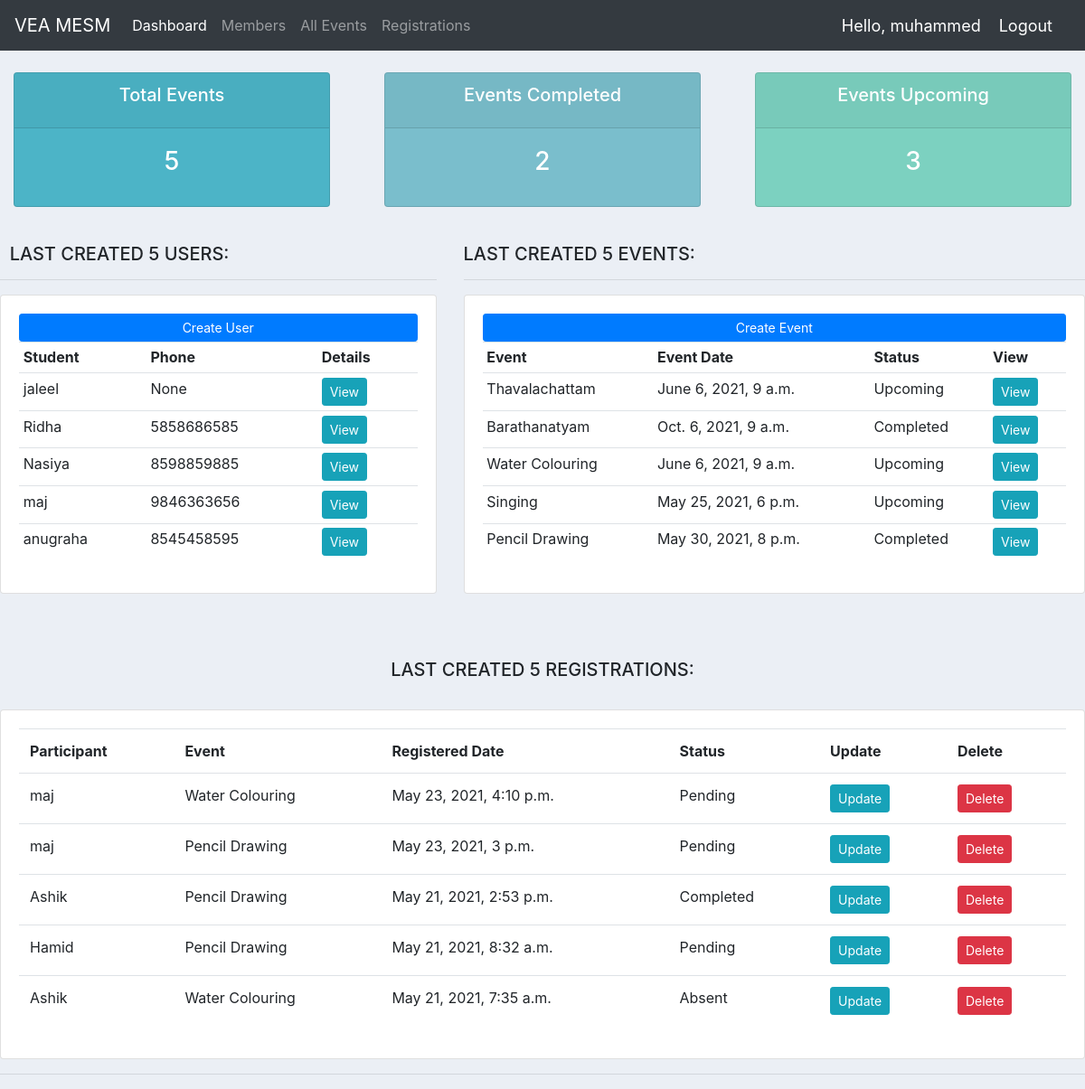
The app's page / (signed in) with its own data.
### accounts/models.py (models this page shows, shortened)
class Participant(models.Model):
    user = models.OneToOneField(User, null=True, on_delete=models.CASCADE)
    name = models.CharField(max_length=200, null=True)
    phone = models.CharField(max_length=200, null=True)
    email = models.CharField(max_length=200, null=True)
    date_created = models.DateTimeField(auto_now_add=True, null=True)
    def __str__(self):
        return self.name

class Event(models.Model):
    STATUS = (
        ('Ongoing', 'Ongoing'),
        ('Completed', 'Completed'),
        ('Upcoming', 'Upcoming'),
    )
    name = models.CharField(max_length=200, null=True)
    location = models.CharField(max_length=200, null=True)
    status = models.CharField(max_length=200, null=True, choices=STATUS)
    description = models.CharField(max_length=200, null=True, blank=True)
    date = models.DateTimeField(blank=True, null=True)
    def __str__(self):
        return self.name

class Event_Member(models.Model):
    STATUS = (
        ('Pending', 'Pending'),
        ('Completed', 'Completed'),
        ('Absent', 'Absent'),
    )
    participant = models.ForeignKey(Participant, null=True, on_delete=models.CASCADE)
    event = models.ForeignKey(Event, null=True, on_delete=models.CASCADE)
    date_created = models.DateTimeField(auto_now_add=True, null=True)
    status = models.CharField(max_length=200, null=True, choices=STATUS)

### accounts/decorators.py (the view)
    def wrapper_function(request, *args, **kwargs):
        group = None
        if request.user.groups.exists():
            group = request.user.groups.all()[0].name
        if group == 'customer':
            return redirect('user-page')
        if group == 'admin':
            return view_func(request, *args, **kwargs)

### accounts/templates/accounts/dashboard.html
{% extends 'accounts/main.html' %}
{% block content %}
{% include 'accounts/status.html' %}
<br>
   <div class="row">
	<div class="col-md-5">
		<h5> &nbsp LAST CREATED 5 USERS:</h5>
		<hr>
		<div class="card card-body">
			<a class="btn btn-primary  btn-sm btn-block" href="{% url 'create_participant'%}">Create User</a>
			<table class="table table-sm">
				<tr>
					<th>Student</th>
					<th>Phone</th>
					<th>Details</th>
				</tr>
				{% for participant in last_five1 %}
				<tr>
					<td>{{participant.name}}</td>
					<td>{{participant.phone}}</td>
					<td><a class="btn btn-sm btn-info" href="{% url 'participant' participant.id %}">View</a></td>
				</tr>
				{% endfor %}
			</table>
		</div>
	</div>
	<div class="col-md-7">
		<h5>LAST CREATED 5 EVENTS:</h5>
		<hr>
		<div class="card card-body">
			<a class="btn btn-primary  btn-sm btn-block" href="{% url 'create_event'%}">Create Event</a>
			<table class="table table-sm">
				<tr>
					<th>Event</th>
					<th>Event Date</th>
					<th>Status</th>
					<th>View</th>
				</tr>
				{% for event in last_five %}
				<tr>
					<td>{{event.name}}</td>
					<td>{{event.date}}</td>
					<td>{{event.status}}</td>
					<td><a class="btn btn-sm btn-info" href="{% url 'event' event.id %}">View</a></td>
				</tr>
				{% endfor %}
			</table>
		</div>
	</div>
</div>
    		<br>
<br>
		<div class="row">
			<div class="col-md">
				<br>
				<h5><center>LAST CREATED 5 REGISTRATIONS:</center></h5>
				<br>
				<div class="card card-body">
					<table class="table">
						<tr>
							<th>Participant</th>
							<th>Event</th>
							<th>Registered Date</th>
							<th>Status</th>
							<th>Update</th>
							<th>Delete</th>
						</tr>
						{% for event_member in last_five2 %}
				<tr>
					<td>{{event_member.participant}}</td>
					<td>{{event_member.event}}</td>
					<td>{{event_member.date_created}}</td>
					<td>{{event_member.status}}</td>
					<td><a class="btn btn-sm btn-info" href="{% url 'update_event_member' event_member.id %}">Update</a> </td>
					<td><a class="btn btn-sm btn-danger" href="{% url 'delete_event_member' event_member.id %}">Delete</a> </td>
				</tr>
				{% endfor %}
					</table>
				</div>
			</div>
		</div>
{% endblock %}

### accounts/templates/accounts/main.html (shortened to what this page needs)
{% load static %}
<!DOCTYPE html>
<html lang="en">
<head>
    <link rel="stylesheet" href="https://maxcdn.bootstrapcdn.com/bootstrap/4.0.0/css/bootstrap.min.css"
>
    <link rel="stylesheet" type="text/css" href="{% static '/css/main.css' %}">
</head>
<body>
    {% include 'accounts/navbar.html' %}
    {% block content %}
    {% endblock %}
<hr>
</body>
</html>

### accounts/templates/accounts/navbar.html (shortened to what this page needs)
{% load static %}
<nav class="navbar navbar-expand-lg navbar-dark bg-dark">
  <a class="navbar-brand" href="{% url 'home' %}">VEA MESM</a>
  <div class="collapse navbar-collapse" id="navbarNav">
    <ul class="navbar-nav">
      {% if request.user.is_staff %}
      <li class="nav-item active">
        <a class="nav-link" href="{% url 'home' %}">Dashboard</a>
      </li>
      <li class="nav-item">
        <a class="nav-link" href="{% url 'participants' %}">Members</a>
      </li>
      <li class="nav-item">
        <a class="nav-link" href="{% url 'events' %}">All Events</a>
      </li>
      <li class="nav-item">
        <a class="nav-link" href="{% url 'event_member' %}">Registrations</a>
      </li>
      {% endif %}
    </ul>
  </div>
  <span class="hello-msg">Hello, {{request.user}}</span>
  <span ><a  class="hello-msg" href="{% url 'logout' %}">Logout</a></span>
</nav>

### accounts/templates/accounts/status.html
<br>
<div class="row">
	<div class="col">
		<div class="col-md">
			<div class="card text-center text-white  mb-3" id="total-events">
			  	<div class="card-header">
			  		<h5 class="card-title">Total Events</h5>
			  	</div>
			  	<div class="card-body">
			    	<h3 class="card-title">{{total_events}}</h3>
			  	</div>
			</div>
		</div>
	</div>
	<div class="col">
		<div class="col-md">
			<div class="card text-center text-white  mb-3" id="events-completed">
			  	<div class="card-header">
			  		<h5 class="card-title">Events Completed</h5>
			  	</div>
			  	<div class="card-body">
			    	<h3 class="card-title">{{completed}}</h3>
			  	</div>
			</div>
		</div>
	</div>
	<div class="col">
		<div class="col-md">
			<div class="card text-center text-white  mb-3" id="events-pending">
			  	<div class="card-header">
			  		<h5 class="card-title">Events Upcoming</h5>
			  	</div>
			  	<div class="card-body">
			    	<h3 class="card-title">{{upcoming}}</h3>
			  	</div>
			</div>
		</div>
	</div>
</div>

### static/css/main.css (style rules this page uses)
body { background-color: #ebeff5; }
#total-events { background-color: #4cb4c7; }
#events-completed { background-color: #7abecc; }
#events-pending { background-color: #7CD1C0; }

### accounts/templates/accounts/navbar.html (style rules this page uses)
.hello-msg { font-size: 18px; color: #fff; margin-right: 20px; }

### records on screen
Participant: name "jaleel", phone "None"
Participant: name "Ridha", phone "5858686585"
Participant: name "Nasiya", phone "8598859885"
Participant: name "maj", phone "9846363656"
Participant: name "anugraha", phone "8545458595"
Event: name "Thavalachattam", date "June 6, 2021, 9 a.m.", status "Upcoming"
Event: name "Barathanatyam", date "Oct. 6, 2021, 9 a.m.", status "Completed"
Event: name "Water Colouring", date "June 6, 2021, 9 a.m.", status "Upcoming"
Event: name "Singing", date "May 25, 2021, 6 p.m.", status "Upcoming"
Event: name "Pencil Drawing", date "May 30, 2021, 8 p.m.", status "Completed"
Event_Member: participant "maj", event "Water Colouring", date_created "May 23, 2021, 4:10 p.m.", status "Pending"
Event_Member: participant "maj", event "Pencil Drawing", date_created "May 23, 2021, 3 p.m.", status "Pending"
Event_Member: participant "Ashik", event "Pencil Drawing", date_created "May 21, 2021, 2:53 p.m.", status "Completed"
Event_Member: participant "Hamid", event "Pencil Drawing", date_created "May 21, 2021, 8:32 a.m.", status "Pending"
Event_Member: participant "Ashik", event "Water Colouring", date_created "May 21, 2021, 7:35 a.m.", status "Absent"

### other values on screen
{{ request.user }} "muhammed"
{{ total_events }} "5"
{{ completed }} "2"
{{ upcoming }} "3"
